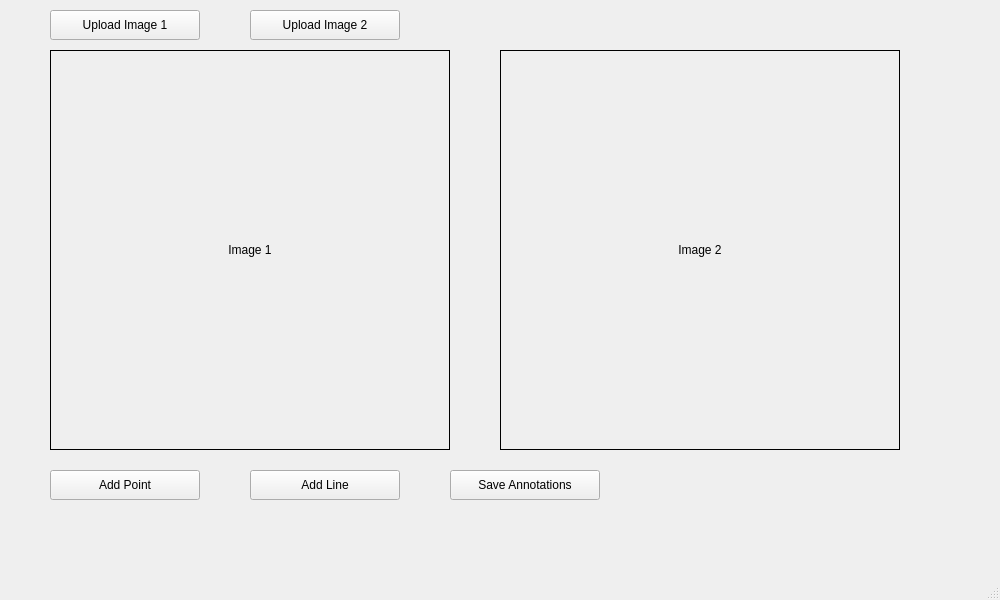
<?xml version="1.0" encoding="UTF-8"?>
<ui version="4.0">
 <class>MainWindow</class>
 <widget class="QMainWindow" name="MainWindow">
  <property name="geometry">
   <rect>
    <x>0</x>
    <y>0</y>
    <width>1000</width>
    <height>600</height>
   </rect>
  </property>
  <property name="windowTitle">
   <string>Image Annotation Tool</string>
  </property>
  <widget class="QWidget" name="centralwidget">
   <!-- 上传图像按钮 -->
   <widget class="QPushButton" name="button_upload_image1">
    <property name="geometry">
     <rect>
      <x>50</x>
      <y>10</y>
      <width>150</width>
      <height>30</height>
     </rect>
    </property>
    <property name="text">
     <string>Upload Image 1</string>
    </property>
   </widget>
   <widget class="QPushButton" name="button_upload_image2">
    <property name="geometry">
     <rect>
      <x>250</x>
      <y>10</y>
      <width>150</width>
      <height>30</height>
     </rect>
    </property>
    <property name="text">
     <string>Upload Image 2</string>
    </property>
   </widget>
   <!-- 检材图像显示 -->
   <widget class="QLabel" name="label_image1">
    <property name="geometry">
     <rect>
      <x>50</x>
      <y>50</y>
      <width>400</width>
      <height>400</height>
     </rect>
    </property>
    <property name="text">
     <string>Image 1</string>
    </property>
    <property name="alignment">
     <set>Qt::AlignCenter</set>
    </property>
    <property name="frameShape">
     <enum>QFrame::Box</enum>
    </property>
   </widget>
   <!-- 样本图像显示 -->
   <widget class="QLabel" name="label_image2">
    <property name="geometry">
     <rect>
      <x>500</x>
      <y>50</y>
      <width>400</width>
      <height>400</height>
     </rect>
    </property>
    <property name="text">
     <string>Image 2</string>
    </property>
    <property name="alignment">
     <set>Qt::AlignCenter</set>
    </property>
    <property name="frameShape">
     <enum>QFrame::Box</enum>
    </property>
   </widget>
   <!-- 添加点和线 -->
   <widget class="QPushButton" name="button_add_point">
    <property name="geometry">
     <rect>
      <x>50</x>
      <y>470</y>
      <width>150</width>
      <height>30</height>
     </rect>
    </property>
    <property name="text">
     <string>Add Point</string>
    </property>
   </widget>
   <widget class="QPushButton" name="button_add_line">
    <property name="geometry">
     <rect>
      <x>250</x>
      <y>470</y>
      <width>150</width>
      <height>30</height>
     </rect>
    </property>
    <property name="text">
     <string>Add Line</string>
    </property>
   </widget>
   <!-- 保存按钮 -->
   <widget class="QPushButton" name="button_save_annotations">
    <property name="geometry">
     <rect>
      <x>450</x>
      <y>470</y>
      <width>150</width>
      <height>30</height>
     </rect>
    </property>
    <property name="text">
     <string>Save Annotations</string>
    </property>
   </widget>
  </widget>
  <widget class="QMenuBar" name="menubar"/>
  <widget class="QStatusBar" name="statusbar"/>
 </widget>
</ui>
